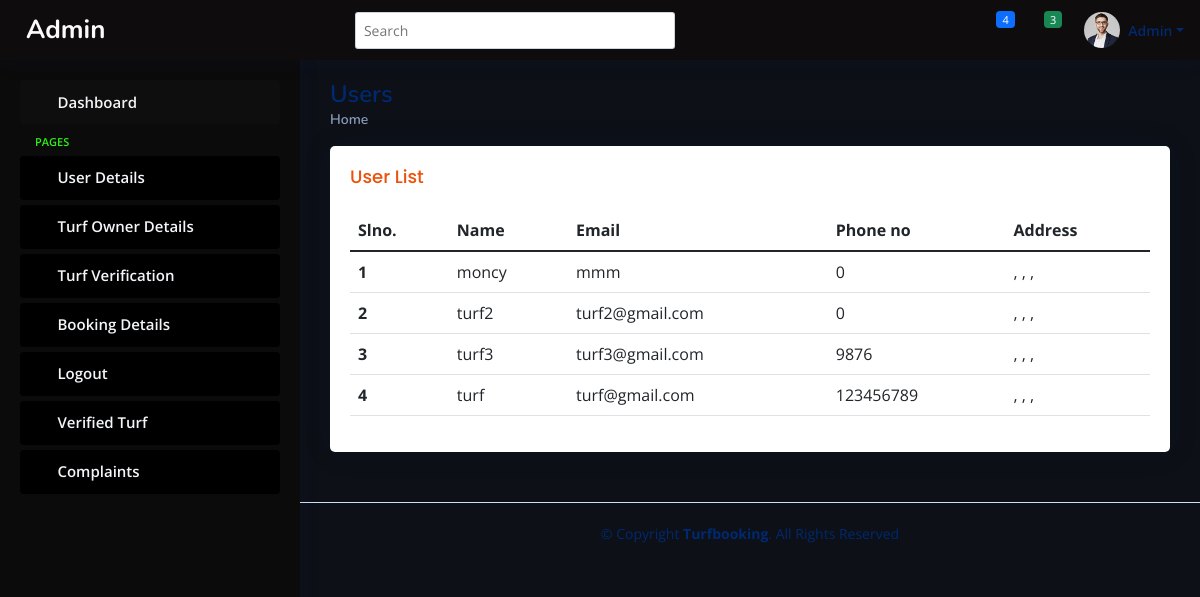
The app's page /admin0/activeowner.php with its own data.
### tables this page shows
CREATE TABLE `registration` (
  `name` varchar(80) NOT NULL,
  `email` varchar(80) NOT NULL,
  `phone_no` varchar(12) NOT NULL,
  `pincode_no` varchar(12) NOT NULL,
  `house_name` varchar(100) DEFAULT NULL,
  `city_name` varchar(100) DEFAULT NULL,
  `district_name` varchar(100) DEFAULT NULL
);

### connect.php (called while the page is built, shortened)
<?php
$dbname="turf";
$conn=mysqli_connect("localhost","root","",$dbname);
function select_data($sql)
{
  global $conn;
  $res = mysqli_query($conn, $sql);
  if ($res)
    return $res;
  else
    return False;
}
?>

### admin0/activeowner.php (the view, shortened to what this page needs)
<?php
include("header.php");
?>
<main id="main" class="main">
  <div class="pagetitle">
    <h1>Users</h1>
    <nav>
      <ol class="breadcrumb">
        <li class="breadcrumb-item"><a href="activeuser.php">Home</a></li>
      </ol>
    </nav>
  </div>
  <section class="section dashboard">
    <div class="row">
      <section class="section">
        <div class="row">
          <div class="col-lg-12">
          <div class="card">
          <div class="card-body">
            <h5 class="card-title">
              User List
            </h5>
            <table class="table datatable">
              <thead>
                <tr>
                  <th scope="col">Slno.</th>
                  <th scope="col">Name</th>
                  <th scope="col">Email</th>
                  <th scope="col">Phone no</th>
                  <th scope="col">Address</th>
                </tr>
              </thead>
              <tbody>
                <?php
                $sql = "SELECT * FROM `registration` WHERE email IN (SELECT email FROM `login` WHERE usertype = 2)";
                $data = select_data($sql);
                $n = 1;
                while ($row = mysqli_fetch_assoc($data)) {
                  ?>
                  <tr>
                    <th scope='row'>
                      <?php echo $n++; ?>
                    </th>
                    <td>
                      <?php echo $row['name'] ?>
                    </td>
                    <td>
                      <?php echo $row['email'] ?>
                    </td>
                    <td>
                      <?php echo $row['phone_no'] ?>
                    </td>
                    <td>
                      <?php echo $row['pincode_no'] ?>,
                      <?php echo $row['house_name'] ?>,
                      <?php echo $row['city_name'] ?>,
                    </td>
                  </tr>
                  <?php
                }
                ?>
              </tbody>
            </table>
          </div>
        </div>
    </div>
    </div>
  </section>
</main>

### admin0/header.php (shortened to what this page needs)
<?php
require("../connect.php");
   ?>
<!DOCTYPE html>
<html lang="en">
<head>
  <link href="assets/vendor/bootstrap/css/bootstrap.min.css" rel="stylesheet">
  <link href="assets/vendor/bootstrap-icons/bootstrap-icons.css" rel="stylesheet">
  <link href="assets/vendor/boxicons/css/boxicons.min.css" rel="stylesheet">
  <link href="assets/vendor/quill/quill.snow.css" rel="stylesheet">
  <link href="assets/vendor/quill/quill.bubble.css" rel="stylesheet">
  <link href="assets/vendor/remixicon/remixicon.css" rel="stylesheet">
  <link href="assets/vendor/simple-datatables/style.css" rel="stylesheet">
  <link href="assets/css/style.css" rel="stylesheet">
</head>
<body>
  <header id="header" class="header fixed-top d-flex align-items-center">
    <div class="d-flex align-items-center justify-content-between">
      <a href="index.html" class="logo d-flex align-items-center">
        <span class="d-none d-lg-block">Admin</span>
      </a>
      <i class="bi bi-list toggle-sidebar-btn"></i>
    </div>
    <div class="search-bar">
      <form class="search-form d-flex align-items-center" method="POST" action="#">
        <input type="text" name="query" placeholder="Search" title="Enter search keyword">
        <button type="submit" title="Search"><i class="bi bi-search"></i></button>
      </form>
    </div>
    <nav class="header-nav ms-auto">
      <ul class="d-flex align-items-center">
        <li class="nav-item dropdown">
          <a class="nav-link nav-icon" href="#" data-bs-toggle="dropdown">
            <i class="bi bi-bell"></i>
            <span class="badge bg-primary badge-number">4</span>
          </a>
        </li>
        <li class="nav-item dropdown">
          <a class="nav-link nav-icon" href="#" data-bs-toggle="dropdown">
            <i class="bi bi-chat-left-text"></i>
            <span class="badge bg-success badge-number">3</span>
          </a>
        </li>
        <li class="nav-item dropdown pe-3">
          <a class="nav-link nav-profile d-flex align-items-center pe-0" href="#" data-bs-toggle="dropdown">
            <img src="assets/img/profile-img.jpg" alt="Profile" class="rounded-circle">
            <span class="d-none d-md-block dropdown-toggle ps-2">Admin</span>
          </a>
        </li>
      </ul>
    </nav>
  </header>
  <aside id="sidebar" class="sidebar">
    <ul class="sidebar-nav" id="sidebar-nav">
      <li class="nav-item">
        <a class="nav-link " href="index.html">
          <i class="bi bi-grid"></i>
          <span>Dashboard</span>
        </a>
      </li>
      <li class="nav-heading">Pages</li>
      <li class="nav-item">
        <a class="nav-link collapsed" href="activeuser.php">
          <i class="bi bi-person"></i>
          <span>User Details</span>
        </a>
      </li>
      <li class="nav-item">
        <a class="nav-link collapsed" href="activeowner.php">
          <i class="bi bi-person"></i>
          <span>Turf Owner Details</span>
        </a>
      </li>
      <li class="nav-item">
        <a class="nav-link collapsed" href="verifyturf.php">
          <i class="bi bi-envelope"></i>
          <span>Turf Verification</span>
        </a>
      </li>
      <li class="nav-item">
        <a class="nav-link collapsed" href="pages-register.html">
          <i class="bi bi-card-list"></i>
          <span>Booking Details</span>
        </a>
      </li>
      <li class="nav-item">
        <a class="nav-link collapsed" href="../php/logout.php">
          <i class="bi bi-box-arrow-in-right"></i>
          <span>Logout</span>
        </a>
      </li>
      <li class="nav-item">
        <a class="nav-link collapsed" href="verifiedturf.php">
          <i class="bi bi-dash-circle"></i>
          <span>Verified Turf</span>
        </a>
      </li>
      <li class="nav-item">
        <a class="nav-link collapsed" href="complaints.php">
          <i class="bi bi-file-earmark"></i>
          <span>Complaints</span>
        </a>
      </li>
    </ul>
  </aside>

### admin0/assets/css/style.css (style rules this page uses)
:root { scroll-behavior: smooth; }
body { font-family: "Open Sans", sans-serif; background: #0d1016; color: #f5dd07; }
a { color: #4154f1; text-decoration: none; }
h1, h2, h3, h4, h5, h6 { font-family: "Nunito", sans-serif; }
#main { margin-top: 60px; padding: 20px 30px; transition: all 0.3s; }
.pagetitle { margin-bottom: 10px; }
.pagetitle h1 { font-size: 24px; margin-bottom: 0; font-weight: 600; color: #012970; }
.card { margin-bottom: 30px; border: none; border-radius: 5px; box-shadow: 0px 0 30px rgba(1, 41, 112, 0.1); }
.card-title { padding: 20px 0 15px 0; font-size: 18px; font-weight: 500; color: #ec520b; font-family: "Poppins", sans-serif; }
.card-body { padding: 0 20px 20px 20px; }
.breadcrumb { font-size: 14px; font-family: "Nunito", sans-serif; color: #899bbd; font-weight: 600; }
.breadcrumb a { color: #899bbd; transition: 0.3s; }
.breadcrumb .breadcrumb-item::before { color: #899bbd; }
.logo { line-height: 1; }
@media (min-width: 1200px) { .logo { width: 280px; } }
.logo span { font-size: 26px; font-weight: 700; color: #fbfbfc; font-family: "Nunito", sans-serif; }
.header { transition: all 0.5s; z-index: 997; height: 60px; box-shadow: 0px 2px 20px rgba(1, 41, 112, 0.1); background-color: #0e0c0c; padding-left: 20px; }
.header .toggle-sidebar-btn { font-size: 32px; padding-left: 10px; cursor: pointer; color: #012970; }
.header .search-bar { min-width: 360px; padding: 0 20px; }
.header .search-form { width: 100%; }
.header .search-form input { border: 0; font-size: 14px; color: #012970; border: 1px solid rgba(1, 41, 112, 0.2); padding: 7px 38px 7px 8px; border-radius: 3px; transition: 0.3s; width: 100%; }
.header .search-form button { border: 0; padding: 0; margin-left: -30px; background: none; }
.header .search-form button i { color: #012970; }
.header-nav ul { list-style: none; }
.header-nav > ul { margin: 0; padding: 0; }
.header-nav .nav-icon { font-size: 20px; color: #012970; }
.header-nav .nav-profile { color: #012970; }
.header-nav .nav-profile img { max-height: 36px; }
.header-nav .nav-profile span { font-size: 14px; font-weight: 600; }
.header-nav .badge-number { position: absolute; inset: 4px 6px auto auto; font-weight: normal; font-size: 11px; padding: 3px 6px; }
.sidebar { position: fixed; top: 60px; left: 0; bottom: 0; width: 300px; z-index: 996; transition: all 0.3s; padding: 20px; overflow-y: auto; scrollbar-width: thin; scrollbar-color: #c2af02 transparent; box-shadow: 0px 0px 20px rgba(1, 41, 112, 0.1); background-color: #0c0b0b; }
@media (min-width: 1200px) { #main, #footer { margin-left: 300px; } }
.sidebar-nav { padding: 0; margin: 0; list-style: none; }
.sidebar-nav li { padding: 0; margin: 0; list-style: none; }
.sidebar-nav .nav-item { margin-bottom: 5px; }
.sidebar-nav .nav-heading { font-size: 11px; text-transform: uppercase; color: #2df114; font-weight: 600; margin: 10px 0 5px 15px; }
.sidebar-nav .nav-link { display: flex; align-items: center; font-size: 15px; font-weight: 600; color: #f4f4f7; transition: 0.3; background: #0e0e0f; padding: 10px 15px; border-radius: 4px; }
.sidebar-nav .nav-link i { font-size: 16px; margin-right: 10px; color: #4154f1; }
.sidebar-nav .nav-link.collapsed { color: #f3f5f8; background: #000000; }
.sidebar-nav .nav-link.collapsed i { color: #899bbd; }
.footer { padding: 20px 0; font-size: 14px; transition: all 0.3s; border-top: 1px solid #cddfff; }
.footer .copyright { text-align: center; color: #012970; }
.footer .credits { padding-top: 5px; text-align: center; font-size: 13px; color: #012970; }

### records on screen
registration: name "moncy", email "mmm", phone_no "0"
registration: name "turf2", email "turf2@gmail.com", phone_no "0"
registration: name "turf3", email "turf3@gmail.com", phone_no "9876"
registration: name "turf", email "turf@gmail.com", phone_no "123456789"
